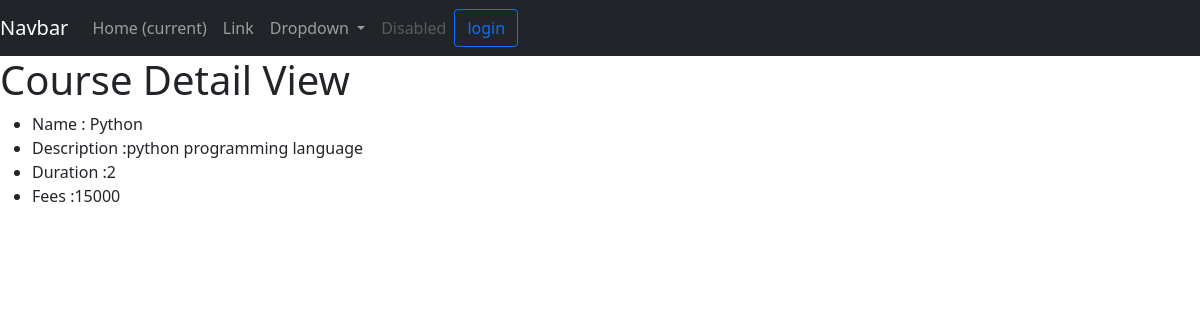
The app's page /course/detail/4 with its own data.
### course/models.py (models this page shows, shortened)
class course_master(models.Model):
    name=models.CharField(max_length=30)
    duration=models.IntegerField()
    description=models.TextField()
    fees=models.IntegerField()

### course/views.py (the view)
# urls.py: path("detail/<int:pk>",views.CourseDetailView.as_view(),name="course-detail"),
class CourseDetailView(DetailView):
    model = course_master

### course/templates/course/course_master_detail.html
{% extends "course/layout.html" %}
{% block body %}
    <h1> Course Detail View  </h1>
    <ul>
        <li> Name : {{ object.name }}</li>
        <li> Description :{{ object.description }}</li>
        <li> Duration :{{ object.duration }}</li>
        <li> Fees :{{ object.fees }}</li>
    </ul>
{% endblock %}

### records on screen
course_master: name "Python", description "python programming language", duration "2", fees "15000"
